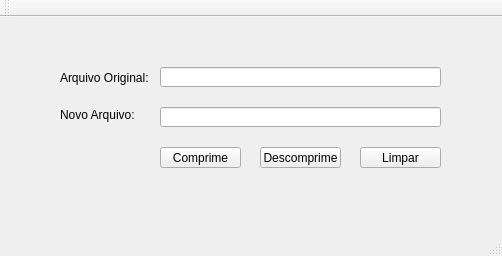
<?xml version="1.0" encoding="UTF-8"?>
<ui version="4.0">
 <class>Gui</class>
 <widget class="QMainWindow" name="Gui">
  <property name="geometry">
   <rect>
    <x>0</x>
    <y>0</y>
    <width>502</width>
    <height>256</height>
   </rect>
  </property>
  <property name="windowTitle">
   <string>Gui</string>
  </property>
  <widget class="QWidget" name="centralWidget">
   <widget class="QLineEdit" name="arqOriginal">
    <property name="geometry">
     <rect>
      <x>160</x>
      <y>50</y>
      <width>281</width>
      <height>20</height>
     </rect>
    </property>
   </widget>
   <widget class="QLabel" name="arquivo">
    <property name="geometry">
     <rect>
      <x>60</x>
      <y>50</y>
      <width>101</width>
      <height>21</height>
     </rect>
    </property>
    <property name="text">
     <string>Arquivo Original:</string>
    </property>
   </widget>
   <widget class="QLineEdit" name="arqNovo">
    <property name="geometry">
     <rect>
      <x>160</x>
      <y>90</y>
      <width>281</width>
      <height>20</height>
     </rect>
    </property>
   </widget>
   <widget class="QPushButton" name="descomprime">
    <property name="geometry">
     <rect>
      <x>260</x>
      <y>130</y>
      <width>81</width>
      <height>21</height>
     </rect>
    </property>
    <property name="cursor">
     <cursorShape>PointingHandCursor</cursorShape>
    </property>
    <property name="text">
     <string>Descomprime</string>
    </property>
   </widget>
   <widget class="QPushButton" name="comprime">
    <property name="geometry">
     <rect>
      <x>160</x>
      <y>130</y>
      <width>81</width>
      <height>21</height>
     </rect>
    </property>
    <property name="cursor">
     <cursorShape>PointingHandCursor</cursorShape>
    </property>
    <property name="text">
     <string>Comprime</string>
    </property>
   </widget>
   <widget class="QLabel" name="novo">
    <property name="geometry">
     <rect>
      <x>60</x>
      <y>90</y>
      <width>101</width>
      <height>16</height>
     </rect>
    </property>
    <property name="text">
     <string>Novo Arquivo:</string>
    </property>
   </widget>
   <widget class="QPushButton" name="limpar">
    <property name="geometry">
     <rect>
      <x>360</x>
      <y>130</y>
      <width>81</width>
      <height>21</height>
     </rect>
    </property>
    <property name="cursor">
     <cursorShape>PointingHandCursor</cursorShape>
    </property>
    <property name="text">
     <string>Limpar</string>
    </property>
   </widget>
  </widget>
  <widget class="QMenuBar" name="menuBar">
   <property name="geometry">
    <rect>
     <x>0</x>
     <y>0</y>
     <width>502</width>
     <height>21</height>
    </rect>
   </property>
  </widget>
  <widget class="QToolBar" name="mainToolBar">
   <attribute name="toolBarArea">
    <enum>TopToolBarArea</enum>
   </attribute>
   <attribute name="toolBarBreak">
    <bool>false</bool>
   </attribute>
  </widget>
  <widget class="QStatusBar" name="statusBar"/>
 </widget>
 <layoutdefault spacing="6" margin="11"/>
 <resources/>
 <connections/>
</ui>
